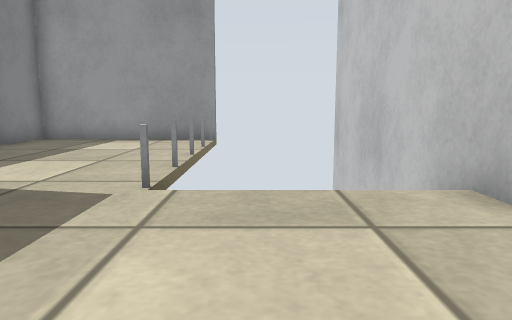
[1] (above)

14 first-person views from a walk through a Gazebo world. The camera is 0.5 m above the floor, tilts 8° down and sees 70° across. The floor is counted in squares, 0.5 m on a side. Each view is taken from the middle of a square. On the plan, view 1 faces up. The plan holds only what a view shows up to about 13 squares ahead; the rest is blank. The place goes on beyond the plan. Surface patterns are stand-ins for the level's own textures.

[2]
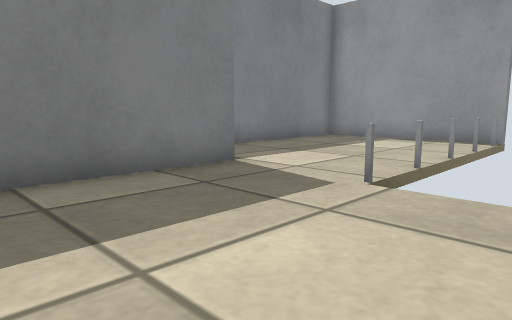

[3]
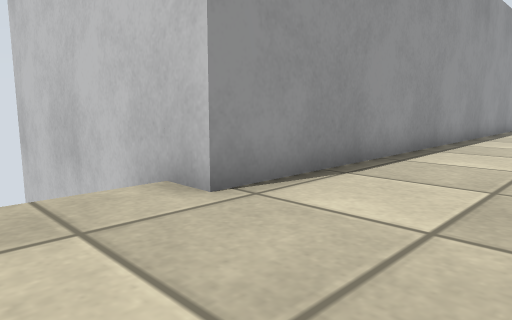

[4]
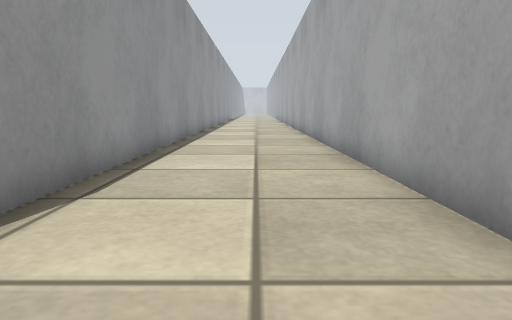

[5]
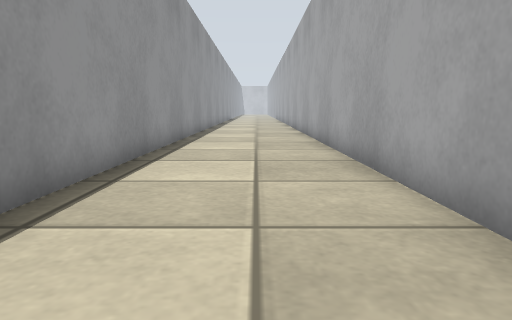

[6]
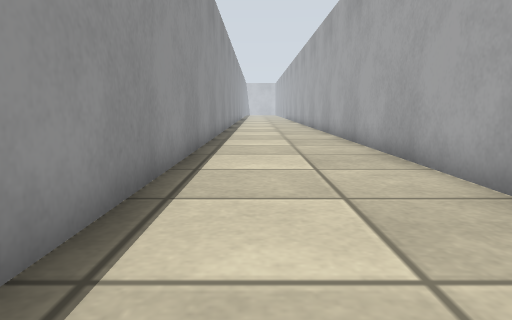

[7]
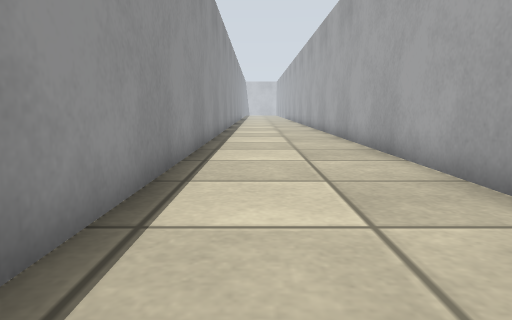

[8]
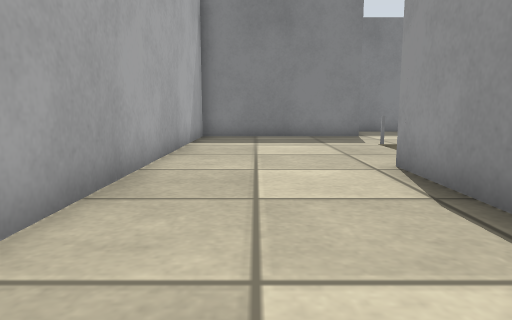

[9]
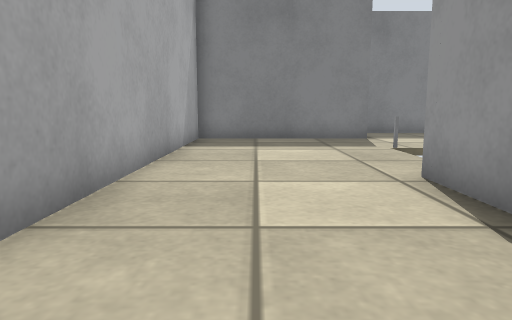

[10]
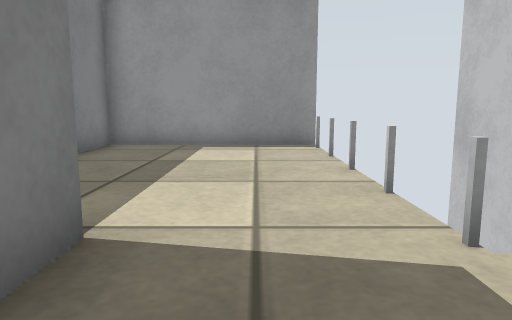

[11]
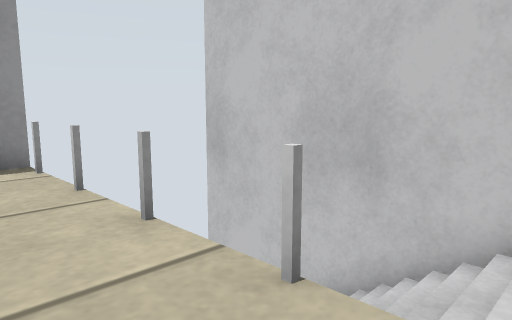

[12]
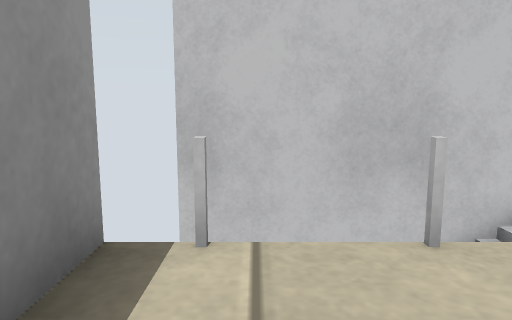

[13]
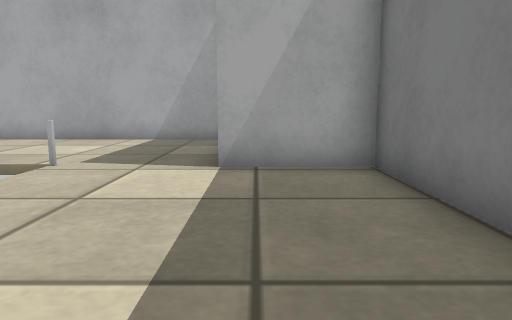

[14]
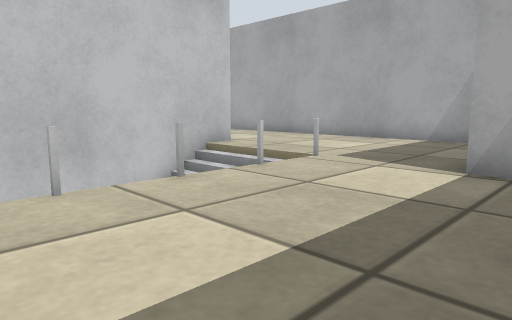

### Floor plan
Points are (right, up) in squares from view 1. A wall is a line through its corners. A room is listed if a view was taken in it or the views show most of it. See-through windows are left out.
Room 1 (views 1, 2, 3, 4, 5, 6, 7, 8, 9, 10, 11, 12, 13, 14)
walls: (-1.4, 8.3) (-1.4, 7.5); (-1.8, 12.1) (-7, 12.1) (-7, 4.7) (-4.3, 4.7) (-4.3, -1) (29.4, -1); (29.4, 3.4) (2.7, 3.4) (2.7, 12.3)
low walls: (-1.4, 5.5) (-1.4, 4.5)

Where each view was taken, in squares from view 1:
view 1: 0 up, 0 right, facing up
view 2: 0 up, 1 right, facing up-left
view 3: 0 up, 0 right, facing up-right
view 4: 1 up, 1 right, facing right
view 5: 1 up, 6 right, facing right
view 6: 2 up, 13 right, facing right
view 7: 2 up, 16 right, facing right
view 8: 1 up, 9 right, facing left
view 9: 1 up, 8 right, facing left
view 10: 2 up, 3 left, facing up
view 11: 5 up, 3 left, facing up-right
view 12: 11 up, 4 left, facing right
view 13: 11 up, 5 left, facing down
view 14: 11 up, 6 left, facing down-right
